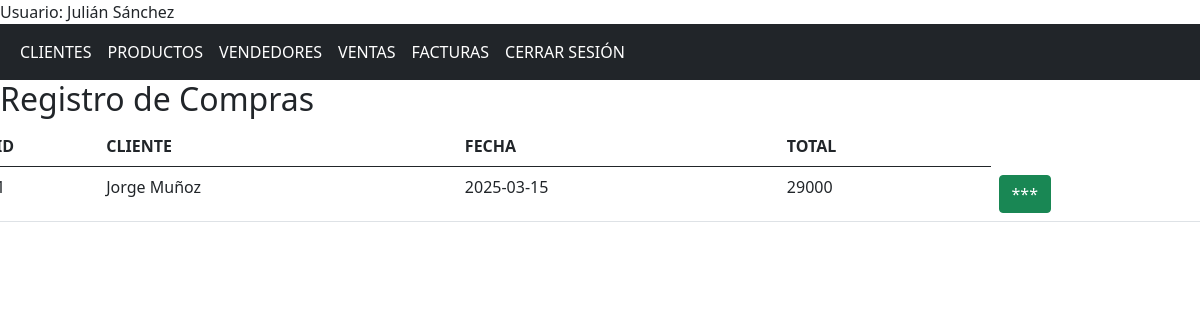
The page /compras (signed in) on the database its author committed.
### app/models/models.py (models this page shows, shortened)
class Usuario(db.Model, UserMixin):
    id = db.Column(db.Integer, primary_key = True)
    nombre = db.Column(db.String(150), nullable = False)
    correo = db.Column(db.String(150), nullable = False, unique = True)
    contrasena = db.Column(db.String(150), nullable = False)

class Compra(db.Model):
    id = db.Column(db.Integer, primary_key = True)
    fecha_venta = db.Column(db.Date, nullable=False, default=func.current_date())
    total = db.Column(db.Integer, nullable = False)
    id_cliente = db.Column(db.Integer, db.ForeignKey('cliente.id'), nullable = False)
    productos = db.relationship('CompraProducto', backref='compra', cascade="all, delete")
    factura = db.relationship('Factura', backref='compra', uselist=False, cascade="all, delete")

class Cliente(db.Model):
    id = db.Column(db.Integer, primary_key = True)
    nombre = db.Column(db.String(150), nullable = False)
    direccion = db.Column(db.String(150), nullable = False)
    telefono = db.Column(db.String(15), nullable = False)
    correo = db.Column(db.String(150), nullable = False, unique = True)
    tipo_cliente = db.Column(db.String(20), nullable = False)
    estado = db.Column(db.String(25), nullable = False)
    compras = db.relationship('Compra', backref = 'cliente', cascade="all, delete")
    facturas = db.relationship('Factura', backref ='cliente', cascade="all, delete")

### app/controllers/nav.py (the view)
@nav.route('/compras')
@login_required
def compras():
    clientes = Cliente.query.all()
    productos = Producto.query.all()
    compras = Compra.query.all()
    return render_template('compras.html', clientes = clientes, productos = productos, compras = compras)

### app/templates/compras.html (shortened to what this page needs)
{% extends "base.html" %}
{% block contenido%}
<h2>Registro de Compras</h2>
<div class="row">
    <table class="table table-hover col">
        <thead>
            <th>ID</th>
            <th>CLIENTE</th>
            <th>FECHA</th>
            <th>TOTAL</th>
        </thead>
        <tbody id="tabla_compras">
            {% for compra in compras %}
            <tr>
                <td>{{ compra.id }}</td>
                <td>{{ compra.cliente.nombre }}</td>
                <td>{{ compra.fecha_venta }}</td>
                <td>{{ compra.total }}</td>
                <td><button type="button" class="btn btn-success botonInfo" valor="{{ compra.id }}">***</button></td>
            </tr>
            {% endfor%}
        </tbody>
    </table>
</div>
{% endblock%}

### app/templates/base.html (shortened to what this page needs)
<!DOCTYPE html>
<html lang="en">
<head>
    <link href="https://cdn.jsdelivr.net/npm/bootstrap@5.0.2/dist/css/bootstrap.min.css" rel="stylesheet">
    <link rel="stylesheet" href="{{ url_for('static', filename='css/styles.css') }}">
</head>
<body>
    {% if current_user.is_authenticated %}
    <div>Usuario: {{ current_user.nombre }}</div>
    {% endif %}
    <nav class="navbar navbar-expand-sm bg-dark navbar-dark">
        <div class="container-fluid">
            <ul class="navbar-nav">
                {% if current_user.is_authenticated %}
                <li class="nav-item">
                    <a class="nav-link active" href="{{url_for('nav.clientes')}}"> CLIENTES</a>
                </li>
                <li class="nav-item">
                    <a class="nav-link active" href="{{url_for('nav.productos')}}">PRODUCTOS</a>
                </li>
                <li class="nav-item">
                    <a class="nav-link active" href="{{url_for('nav.vendedores')}}">VENDEDORES</a>
                </li>
                <li class="nav-item">
                    <a class="nav-link active" href="{{url_for('nav.compras')}}">VENTAS</a>
                </li>
                <li class="nav-item">
                    <a class="nav-link active" href="{{url_for('nav.facturas')}}">FACTURAS</a>
                </li>
                <li class="nav-item">
                    <a class="nav-link active" href="{{url_for('aut.logout')}}">CERRAR SESIÓN</a>
                </li>
                {% endif %}
            </ul>
        </div>
    </nav>
    {%block contenido%}{%endblock%}
</body>
</html>

### rows shown on the page
Usuario: nombre "Julián Sánchez"
Compra: cliente.nombre "Jorge Muñoz", fecha_venta "2025-03-15", total "29000"
